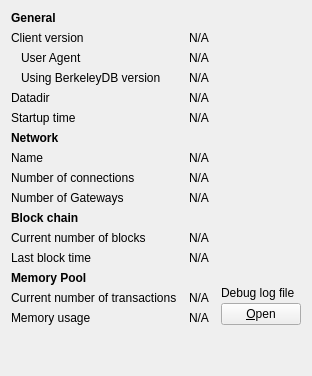
     <widget class="QWidget" name="tab_info">
      <attribute name="title">
       <string>&amp;Information</string>
      </attribute>
      <layout class="QGridLayout" name="gridLayout" columnstretch="0,0,0">
       <property name="horizontalSpacing">
        <number>12</number>
       </property>
       <item row="10" column="0">
        <widget class="QLabel" name="label_10">
         <property name="font">
          <font>
           <weight>75</weight>
           <bold>true</bold>
          </font>
         </property>
         <property name="text">
          <string>Block chain</string>
         </property>
        </widget>
       </item>
       <item row="14" column="0">
        <widget class="QLabel" name="labelNumberOfTransactions">
         <property name="text">
          <string>Current number of transactions</string>
         </property>
        </widget>
       </item>
       <item row="7" column="1" colspan="2">
        <widget class="QLabel" name="networkName">
         <property name="cursor">
          <cursorShape>IBeamCursor</cursorShape>
         </property>
         <property name="text">
          <string>N/A</string>
         </property>
         <property name="textFormat">
          <enum>Qt::PlainText</enum>
         </property>
         <property name="textInteractionFlags">
          <set>Qt::LinksAccessibleByMouse|Qt::TextSelectableByKeyboard|Qt::TextSelectableByMouse</set>
         </property>
        </widget>
       </item>
       <item row="4" column="0">
        <widget class="QLabel" name="label_12">
         <property name="text">
          <string>Datadir</string>
         </property>
        </widget>
       </item>
       <item row="9" column="1">
        <widget class="QLabel" name="gatewayCount">
         <property name="text">
          <string>N/A</string>
         </property>
        </widget>
       </item>
       <item row="3" column="0">
        <widget class="QLabel" name="label_berkeleyDBVersion">
         <property name="text">
          <string>Using BerkeleyDB version</string>
         </property>
         <property name="indent">
          <number>10</number>
         </property>
        </widget>
       </item>
       <item row="3" column="1" colspan="2">
        <widget class="QLabel" name="berkeleyDBVersion">
         <property name="cursor">
          <cursorShape>IBeamCursor</cursorShape>
         </property>
         <property name="text">
          <string>N/A</string>
         </property>
         <property name="textFormat">
          <enum>Qt::PlainText</enum>
         </property>
         <property name="textInteractionFlags">
          <set>Qt::LinksAccessibleByMouse|Qt::TextSelectableByKeyboard|Qt::TextSelectableByMouse</set>
         </property>
        </widget>
       </item>
       <item row="15" column="0">
        <widget class="QLabel" name="labelMemoryUsage">
         <property name="text">
          <string>Memory usage</string>
         </property>
        </widget>
       </item>
       <item row="5" column="1" colspan="2">
        <widget class="QLabel" name="startupTime">
         <property name="cursor">
          <cursorShape>IBeamCursor</cursorShape>
         </property>
         <property name="text">
          <string>N/A</string>
         </property>
         <property name="textFormat">
          <enum>Qt::PlainText</enum>
         </property>
         <property name="textInteractionFlags">
          <set>Qt::LinksAccessibleByMouse|Qt::TextSelectableByKeyboard|Qt::TextSelectableByMouse</set>
         </property>
        </widget>
       </item>
       <item row="11" column="1" colspan="2">
        <widget class="QLabel" name="numberOfBlocks">
         <property name="cursor">
          <cursorShape>IBeamCursor</cursorShape>
         </property>
         <property name="text">
          <string>N/A</string>
         </property>
         <property name="textFormat">
          <enum>Qt::PlainText</enum>
         </property>
         <property name="textInteractionFlags">
          <set>Qt::LinksAccessibleByMouse|Qt::TextSelectableByKeyboard|Qt::TextSelectableByMouse</set>
         </property>
        </widget>
       </item>
       <item row="7" column="0">
        <widget class="QLabel" name="label_8">
         <property name="text">
          <string>Name</string>
         </property>
        </widget>
       </item>
       <item row="8" column="1" colspan="2">
        <widget class="QLabel" name="numberOfConnections">
         <property name="cursor">
          <cursorShape>IBeamCursor</cursorShape>
         </property>
         <property name="text">
          <string>N/A</string>
         </property>
         <property name="textFormat">
          <enum>Qt::PlainText</enum>
         </property>
         <property name="textInteractionFlags">
          <set>Qt::LinksAccessibleByMouse|Qt::TextSelectableByKeyboard|Qt::TextSelectableByMouse</set>
         </property>
        </widget>
       </item>
       <item row="13" column="2" rowspan="3">
        <layout class="QVBoxLayout" name="verticalLayoutDebugButton">
         <property name="spacing">
          <number>3</number>
         </property>
         <item>
          <spacer name="verticalSpacer_2">
           <property name="orientation">
            <enum>Qt::Vertical</enum>
           </property>
           <property name="sizeHint" stdset="0">
            <size>
             <width>10</width>
             <height>5</height>
            </size>
           </property>
          </spacer>
         </item>
         <item>
          <widget class="QLabel" name="labelDebugLogfile">
           <property name="text">
            <string>Debug log file</string>
           </property>
          </widget>
         </item>
         <item>
          <widget class="QPushButton" name="openDebugLogfileButton">
           <property name="toolTip">
            <string>Open the %1 debug log file from the current data directory. This can take a few seconds for large log files.</string>
           </property>
           <property name="text">
            <string>&amp;Open</string>
           </property>
           <property name="autoDefault">
            <bool>false</bool>
           </property>
          </widget>
         </item>
        </layout>
       </item>
       <item row="5" column="0">
        <widget class="QLabel" name="label_13">
         <property name="text">
          <string>Startup time</string>
         </property>
        </widget>
       </item>
       <item row="2" column="0">
        <widget class="QLabel" name="labelClientUserAgent">
         <property name="text">
          <string>User Agent</string>
         </property>
         <property name="indent">
          <number>10</number>
         </property>
        </widget>
       </item>
       <item row="2" column="1" colspan="2">
        <widget class="QLabel" name="clientUserAgent">
         <property name="cursor">
          <cursorShape>IBeamCursor</cursorShape>
         </property>
         <property name="text">
          <string>N/A</string>
         </property>
         <property name="textFormat">
          <enum>Qt::PlainText</enum>
         </property>
         <property name="textInteractionFlags">
          <set>Qt::LinksAccessibleByMouse|Qt::TextSelectableByKeyboard|Qt::TextSelectableByMouse</set>
         </property>
        </widget>
       </item>
       <item row="15" column="1">
        <widget class="QLabel" name="mempoolSize">
         <property name="cursor">
          <cursorShape>IBeamCursor</cursorShape>
         </property>
         <property name="text">
          <string>N/A</string>
         </property>
         <property name="textFormat">
          <enum>Qt::PlainText</enum>
         </property>
         <property name="textInteractionFlags">
          <set>Qt::LinksAccessibleByMouse|Qt::TextSelectableByKeyboard|Qt::TextSelectableByMouse</set>
         </property>
        </widget>
       </item>
       <item row="8" column="0">
        <widget class="QLabel" name="label_7">
         <property name="text">
          <string>Number of connections</string>
         </property>
        </widget>
       </item>
       <item row="1" column="1" colspan="2">
        <widget class="QLabel" name="clientVersion">
         <property name="cursor">
          <cursorShape>IBeamCursor</cursorShape>
         </property>
         <property name="text">
          <string>N/A</string>
         </property>
         <property name="textFormat">
          <enum>Qt::PlainText</enum>
         </property>
         <property name="textInteractionFlags">
          <set>Qt::LinksAccessibleByMouse|Qt::TextSelectableByKeyboard|Qt::TextSelectableByMouse</set>
         </property>
        </widget>
       </item>
       <item row="17" column="0">
        <spacer name="verticalSpacer">
         <property name="orientation">
          <enum>Qt::Vertical</enum>
         </property>
         <property name="sizeHint" stdset="0">
          <size>
           <width>20</width>
           <height>40</height>
          </size>
         </property>
        </spacer>
       </item>
       <item row="9" column="0">
        <widget class="QLabel" name="gatewayCountLabel">
         <property name="text">
          <string>Number of Gateways</string>
         </property>
        </widget>
       </item>
       <item row="6" column="0">
        <widget class="QLabel" name="labelNetwork">
         <property name="font">
          <font>
           <weight>75</weight>
           <bold>true</bold>
          </font>
         </property>
         <property name="text">
          <string>Network</string>
         </property>
        </widget>
       </item>
       <item row="13" column="0">
        <widget class="QLabel" name="labelMempoolTitle">
         <property name="font">
          <font>
           <weight>75</weight>
           <bold>true</bold>
          </font>
         </property>
         <property name="text">
          <string>Memory Pool</string>
         </property>
        </widget>
       </item>
       <item row="11" column="0">
        <widget class="QLabel" name="label_3">
         <property name="text">
          <string>Current number of blocks</string>
         </property>
        </widget>
       </item>
       <item row="0" column="0">
        <widget class="QLabel" name="label_9">
         <property name="font">
          <font>
           <weight>75</weight>
           <bold>true</bold>
          </font>
         </property>
         <property name="text">
          <string>General</string>
         </property>
        </widget>
       </item>
       <item row="12" column="1" colspan="2">
        <widget class="QLabel" name="lastBlockTime">
         <property name="cursor">
          <cursorShape>IBeamCursor</cursorShape>
         </property>
         <property name="text">
          <string>N/A</string>
         </property>
         <property name="textFormat">
          <enum>Qt::PlainText</enum>
         </property>
         <property name="textInteractionFlags">
          <set>Qt::LinksAccessibleByMouse|Qt::TextSelectableByKeyboard|Qt::TextSelectableByMouse</set>
         </property>
        </widget>
       </item>
       <item row="14" column="1">
        <widget class="QLabel" name="mempoolNumberTxs">
         <property name="cursor">
          <cursorShape>IBeamCursor</cursorShape>
         </property>
         <property name="text">
          <string>N/A</string>
         </property>
         <property name="textFormat">
          <enum>Qt::PlainText</enum>
         </property>
         <property name="textInteractionFlags">
          <set>Qt::LinksAccessibleByMouse|Qt::TextSelectableByKeyboard|Qt::TextSelectableByMouse</set>
         </property>
        </widget>
       </item>
       <item row="4" column="1" colspan="2">
        <widget class="QLabel" name="dataDir">
         <property name="cursor">
          <cursorShape>IBeamCursor</cursorShape>
         </property>
         <property name="text">
          <string>N/A</string>
         </property>
         <property name="textFormat">
          <enum>Qt::PlainText</enum>
         </property>
         <property name="wordWrap">
          <bool>true</bool>
         </property>
         <property name="textInteractionFlags">
          <set>Qt::LinksAccessibleByMouse|Qt::TextSelectableByKeyboard|Qt::TextSelectableByMouse</set>
         </property>
        </widget>
       </item>
       <item row="1" column="0">
        <widget class="QLabel" name="label_6">
         <property name="text">
          <string>Client version</string>
         </property>
        </widget>
       </item>
       <item row="12" column="0">
        <widget class="QLabel" name="labelLastBlockTime">
         <property name="text">
          <string>Last block time</string>
         </property>
        </widget>
       </item>
      </layout>
     </widget>
